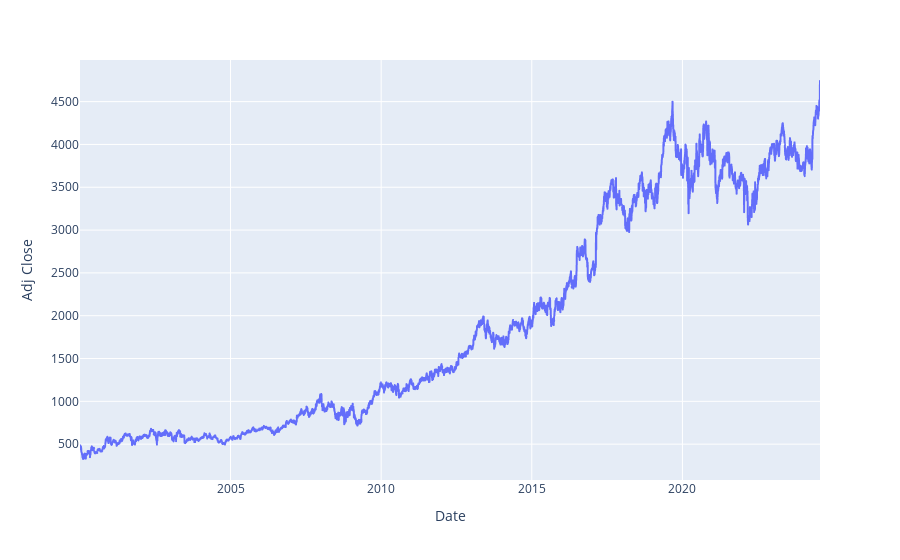

The notebook cell saved with this chart:
### Markdown cell above
### Stock Charts

### Code cell
import plotly.express as px
import pandas as pd
import yfinance as yf

# Date
end = dt.datetime.now()
start = dt.datetime(2000,1,1)

# Stock list
stocklist = 'ULVR.L'

# Using Pandas_datareader 
data = yf.download(stocklist, start=start, end=end)

# Grabbing the adj close price
Close = data['Adj Close']

# Plotting
fig = px.line(data, y=Close)

fig.show()

### Figure 1 — Plotly figure (JSON) as saved in the notebook; plotly's stock layout.template omitted (floating-point values rounded to 4 significant figures; data arrays with more than 128 entries replaced by an {"elided": "..."} marker saying what was removed)
{"data": [{"hovertemplate": "Date=%{x}<br>Adj Close=%{y}<extra></extra>", "legendgroup": "", "line": {"color": "#636efa", "dash": "solid"}, "marker": {"symbol": "circle"}, "mode": "lines", "name": "", "showlegend": false, "type": "scattergl", "x": {"elided": "6255 str values"}, "xaxis": "x", "y": {"elided": "6255 float values"}, "yaxis": "y"}], "layout": {"autosize": true, "legend": {"tracegroupgap": 0}, "margin": {"t": 60}, "xaxis": {"anchor": "y", "autorange": true, "domain": [0, 1], "range": ["2000-01-03", "2024-07-26"], "title": {"text": "Date"}, "type": "date"}, "yaxis": {"anchor": "x", "autorange": true, "domain": [0, 1], "range": [81.32, 4986.0], "title": {"text": "Adj Close"}, "type": "linear"}}}
